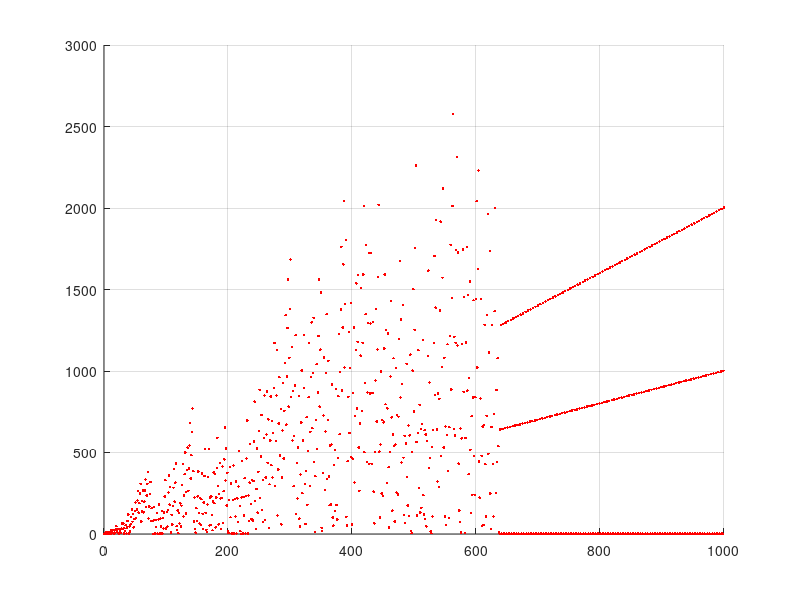

Source code (MATLAB):
clear
figure(1)
clf
hold off

grid on
hold on

lastN = 1000;
a = ones(1,lastN);

for n = 2 : lastN 
    if (gcd(n, a(n-1)) == 1) 
        a(n) = a(n-1) + n + 1;
    else 
        a(n) = a(n-1) / gcd(n, a(n-1));
    end
end
a = horzcat(1,a);
n = 0: lastN;

plot(n,a(n+1),'r.')


